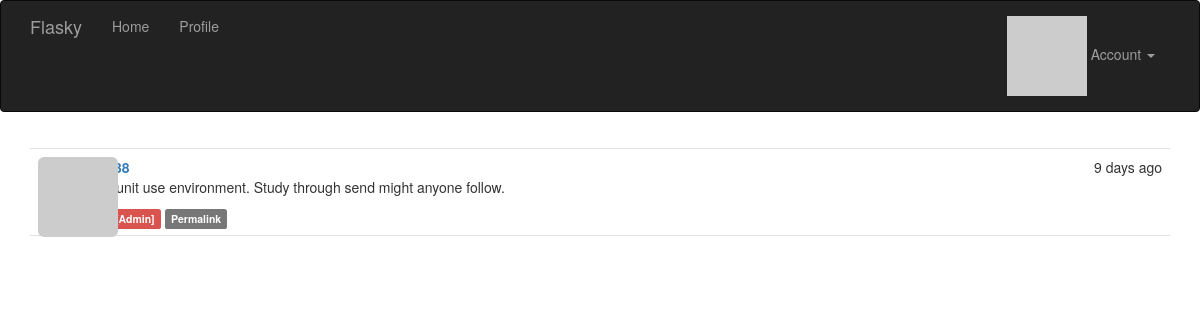
Page /post/2 (signed in) on the committed database.
### app/models.py (models this page shows, shortened)
class Post(db.Model):
    __tablename__ = "posts"
    id: Mapped[int] = mapped_column(primary_key=True)
    body: Mapped[str | None] = mapped_column(Text)
    body_html: Mapped[str | None] = mapped_column(Text)
    timestamp: Mapped[datetime] = mapped_column(DateTime, index=True, default=lambda: datetime.now(UTC))
    author_id: Mapped[int] = mapped_column(ForeignKey("users.id"))
    author: Mapped["User"] = relationship(back_populates="posts")

### app/main/views.py (the view)
@main.route("/post/<int:id>")
def post(id: int):
    post: Post = Post.query.get_or_404(id)
    return render_template("post.html", posts=[post])

### app/auth/views.py (called while the page is built)
@auth.before_app_request
def before_request():
    if current_user.is_authenticated:
        current_user.ping()
        if not current_user.confirmed and request.blueprint != "auth" and request.endpoint != "static":
            return redirect(url_for("auth.unconfirmed"))
    return None

### app/main/__init__.py (called while the page is built)
@main.app_context_processor
def inject_permissions():
    return dict(Permission=Permission)

### app/models.py (called while the page is built)
@login_manager.user_loader
def load_user(user_id) -> User |  None:
    return db.session.get(User, int(user_id))

    def has_permission(self, perm):
        return self.permissions & perm == perm

    def can(self, perm: int) -> bool:
        return self.role is not None and self.role.has_permission(perm)

    def is_administrator(self) -> bool:
        return self.can(Permission.ADMIN)

    def ping(self) -> None:
        self.last_seen = datetime.now(UTC)
        db.session.add(self)
        db.session.commit()

    def gravatar(self, size: int = 100, default: str = "identicon", rating: str = "g") -> str:
        url: str = "https://secure.gravatar.com/avatar"
        hash_avatar: str = self.avatar_hash or self.gravatar_hash()
        return f"{url}/{hash_avatar}?s={size}&d={default}&r={rating}'."

### app/templates/post.html (shortened to what this page needs)
{% extends "base.html" %}
{% import "_macros.html" as macros %}
{% block page_content %}
    {% include "_posts.html" %}
{% endblock %}

### app/templates/_posts.html
<ul class="posts">
    {% for post in posts %}
        <li class="post">
            <div class="post-thumbnail">
                <a href="{{ url_for('.user', username=post.author.username) }}">
                    <img class="img-rounded profile-thumbnail" src="{{ post.author.gravatar(size=40) }}">
                </a>
            </div>
            <div class="post-content">
                <div class="post-date">{{ moment(post.timestamp).fromNow() }}</div>
                <div class="post-author"><a href="{{ url_for('.user', username=post.author.username) }}">{{ post.author.username }}</a></div>
                <div class="post-body">
                    {% if post.body_html %}
                        {{ post.body_html | safe }}
                    {% else %}
                        {{ post.body }}
                    {% endif %}
                </div>
                <div class="post-footer">
                    {% if current_user == post.author %}
                        <a href="{{ url_for('.edit', id=post.id) }}">
                            <span class="label label-primary">Edit</span>
                        </a>
                    {% elif current_user.is_administrator() %}
                        <a href="{{ url_for('.edit', id=post.id) }}">
                            <span class="label label-danger">Edit [Admin]</span>
                        </a>
                    {% endif %}
                    <a href="{{ url_for('.post', id=post.id) }}">
                        <span class="label label-default">Permalink</span>
                    </a>
                </div>
            </div>
        </li>
    {% endfor %}
</ul>

### app/static/styles.css (style rules this page uses)
.profile-thumbnail { position: absolute; }
ul.posts { list-style-type: none; padding: 0px; margin: 16px 0px 0px 0px; border-top: 1px solid #e0e0e0; }
ul.posts li.post { padding: 8px; border-bottom: 1px solid #e0e0e0; }
div.post-date { float: right; }
div.post-author { font-weight: bold; }
div.post-thumbnail { position: absolute; }
div.post-content { margin-left: 48px; min-height: 48px; }

### rows in the picture
Post: timestamp "9 days ago", body_html "Last unit use environment. Study through send might anyone follow."
